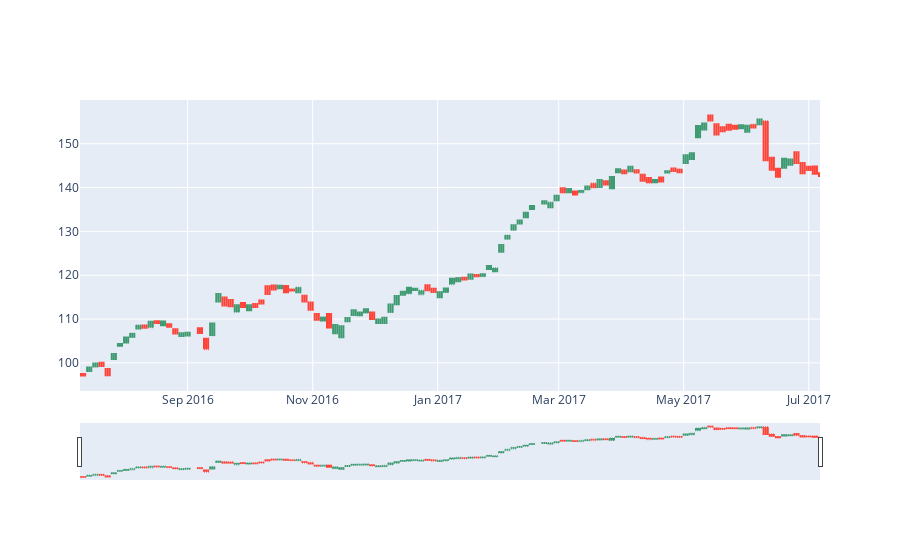

The notebook cell saved with this chart:
### Code cell
# OHLC chart of 2008
trace = go.Ohlc(x=graphite.index,
                open=graphite.Open,
                high=graphite.High,
                low=graphite.Low,
                close=graphite.Close)
data = [trace]
iplot(data, filename='simple_ohlc')

### Figure 1 — Plotly figure (JSON) as saved in the notebook; plotly's stock layout.template omitted (floating-point values rounded to 4 significant figures; data arrays with more than 128 entries replaced by an {"elided": "..."} marker saying what was removed)
{"data": [{"close": {"elided": "361 float values"}, "high": {"elided": "361 float values"}, "low": {"elided": "361 float values"}, "open": {"elided": "361 float values"}, "type": "ohlc", "x": {"elided": "361 str values"}}], "layout": {}}
